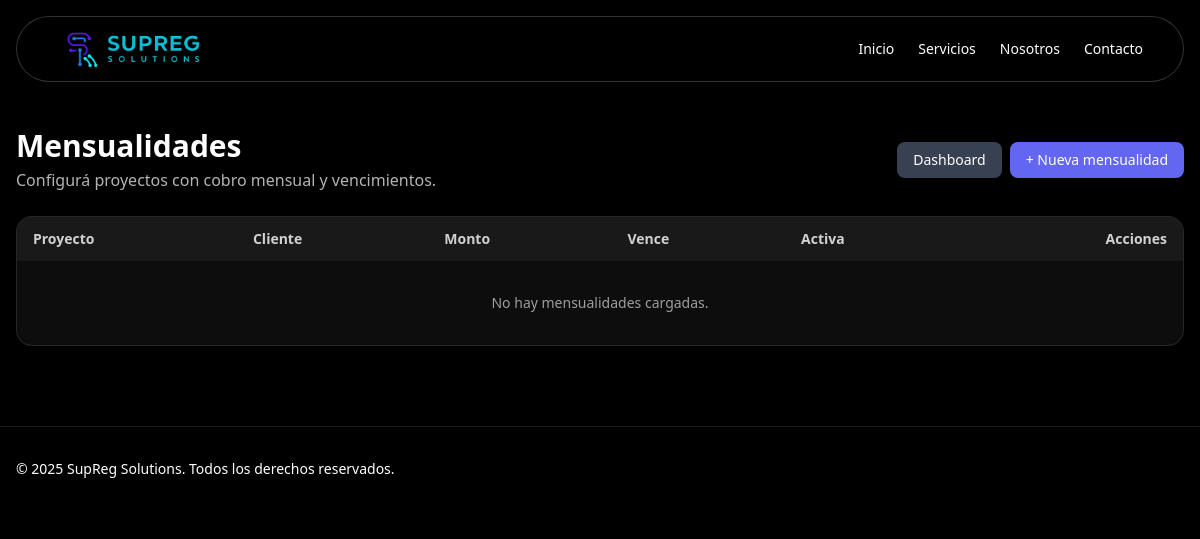
Page /dashboard/mensualidades/ (signed in) on the earlier database version.
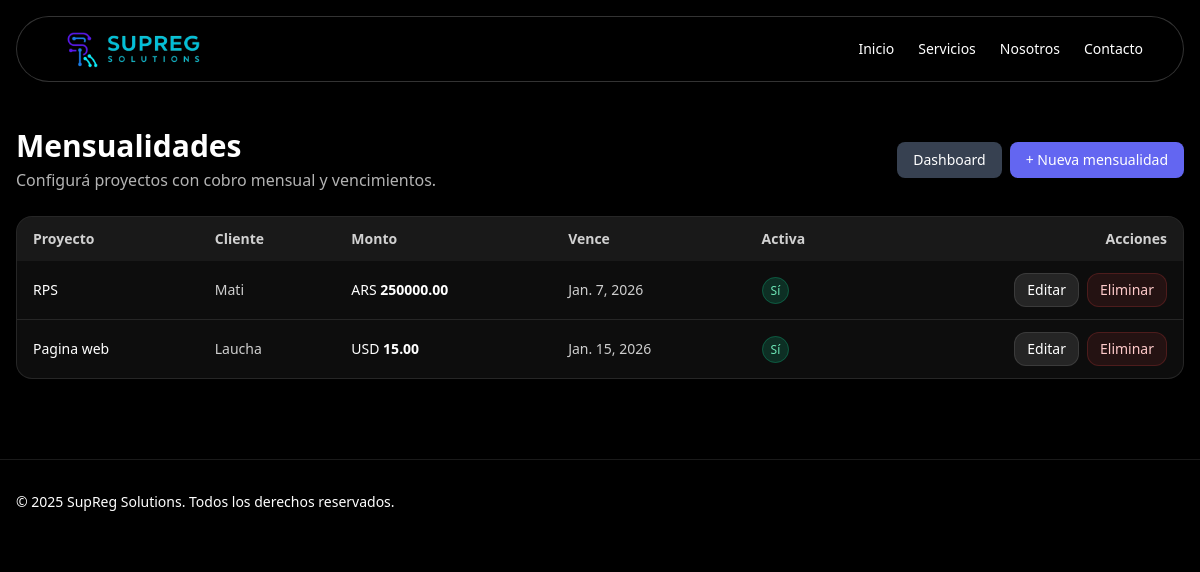
Same page on the later database version.
### webapp/models.py (models this page shows, shortened)
class ProyectoMensualidad(models.Model):
    proyecto = models.OneToOneField("Proyecto", on_delete=models.CASCADE, related_name="mensualidad")
    activa = models.BooleanField(default=True)
    monto = models.DecimalField(max_digits=12, decimal_places=2)
    moneda = models.CharField(max_length=3, choices=Proyecto.MONEDAS, default="ARS")
    dia_vencimiento = models.PositiveSmallIntegerField(default=1)
    dias_antes_recordatorio = models.PositiveSmallIntegerField(default=5)
    proximo_vencimiento = models.DateField(blank=True, null=True)
    ultimo_recordatorio_enviado = models.DateField(blank=True, null=True)
    ultimo_periodo_facturado = models.DateField(blank=True, null=True)  # guardamos "1er día del mes" del período

class Proyecto(models.Model):
    MONEDAS = [
        ('ARS', 'Pesos Argentinos'),
        ('USD', 'Dólares Americanos'),
    ]
    cliente = models.ForeignKey(Cliente, on_delete=models.CASCADE, related_name="proyectos")
    nombre = models.CharField(max_length=150)
    descripcion = models.TextField(blank=True, null=True)
    fecha_inicio = models.DateField()
    fecha_entrega = models.DateField(blank=True, null=True)
    estado = models.CharField(max_length=20, choices=[
        ('pendiente', 'Pendiente'),
        ('en_curso', 'En curso'),
        ('pausado', 'Pausado'),
        ('terminado', 'Terminado'),
        ('entregado', 'Entregado')
    ])
    moneda = models.CharField(max_length=3, choices=MONEDAS, default='ARS')  # NUEVO
    precio = models.DecimalField(max_digits=12, decimal_places=2)  # total presupuestado
    monto_cobrado = models.DecimalField(max_digits=12, decimal_places=2, default=0)  # total facturado
    observaciones = models.TextField(blank=True, null=True)

class Cliente(models.Model):
    nombre = models.CharField(max_length=100)
    email = models.EmailField(blank=True, null=True)
    telefono = models.CharField(max_length=30, blank=True, null=True)
    empresa = models.CharField(max_length=100, blank=True, null=True)
    estado = models.CharField(max_length=20, choices=[('activo', 'Activo'), ('potencial', 'Potencial'), ('inactivo', 'Inactivo')])
    notas = models.TextField(blank=True, null=True)

### webapp/views.py (the view)
# urls.py: path("dashboard/mensualidades/", mensualidades_list, name="mensualidades_list"),
@login_required
def mensualidades_list(request):
    mensualidades = ProyectoMensualidad.objects.select_related("proyecto", "proyecto__cliente").order_by("proximo_vencimiento")
    return render(request, "mensualidades_list.html", {"mensualidades": mensualidades})

### webapp/templates/mensualidades_list.html
{% extends "base.html" %}
{% block content %}
<section class="max-w-7xl mx-auto px-4 pt-32 fade-in">
  <div class="flex flex-col md:flex-row md:items-center md:justify-between gap-4 mb-6">
    <div>
      <h1 class="text-3xl font-bold">Mensualidades</h1>
      <p class="text-white/70 mt-1">Configurá proyectos con cobro mensual y vencimientos.</p>
    </div>
    <div class="flex gap-2">
      <a href="{% url 'dashboard' %}" class="bg-gray-700 hover:bg-gray-800 text-white px-4 py-2 rounded-lg text-sm shadow">Dashboard</a>
      <a href="{% url 'mensualidad_create' %}" class="bg-indigo-500 hover:bg-indigo-600 text-white px-4 py-2 rounded-lg text-sm shadow">
        + Nueva mensualidad
      </a>
    </div>
  </div>
  <div class="bg-white/5 border border-white/10 rounded-2xl overflow-hidden">
    <div class="overflow-x-auto">
      <table class="min-w-full text-sm">
        <thead class="bg-white/5 text-white/80">
          <tr>
            <th class="text-left px-4 py-3">Proyecto</th>
            <th class="text-left px-4 py-3">Cliente</th>
            <th class="text-left px-4 py-3">Monto</th>
            <th class="text-left px-4 py-3">Vence</th>
            <th class="text-left px-4 py-3">Activa</th>
            <th class="text-right px-4 py-3">Acciones</th>
          </tr>
        </thead>
        <tbody class="divide-y divide-white/10">
          {% for m in mensualidades %}
          <tr class="hover:bg-white/5 transition">
            <td class="px-4 py-3 font-medium">{{ m.proyecto.nombre }}</td>
            <td class="px-4 py-3 text-white/80">{{ m.proyecto.cliente.nombre }}</td>
            <td class="px-4 py-3">{{ m.moneda }} <span class="font-semibold">{{ m.monto }}</span></td>
            <td class="px-4 py-3 text-white/80">{{ m.proximo_vencimiento }}</td>
            <td class="px-4 py-3">
              {% if m.activa %}
                <span class="px-2 py-1 rounded-full text-xs bg-emerald-500/20 text-emerald-300 border border-emerald-500/30">Sí</span>
              {% else %}
                <span class="px-2 py-1 rounded-full text-xs bg-red-500/20 text-red-200 border border-red-500/30">No</span>
              {% endif %}
            </td>
            <td class="px-4 py-3">
              <div class="flex justify-end gap-2">
                <a href="{% url 'mensualidad_update' m.id %}"
                   class="px-3 py-1.5 rounded-xl bg-white/10 hover:bg-white/20 transition border border-white/10">
                  Editar
                </a>
                <a href="{% url 'mensualidad_delete' m.id %}"
                   class="px-3 py-1.5 rounded-xl bg-red-500/10 hover:bg-red-500/20 transition border border-red-500/20 text-red-200">
                  Eliminar
                </a>
              </div>
            </td>
          </tr>
          {% empty %}
          <tr>
            <td colspan="6" class="px-4 py-8 text-center text-white/60">No hay mensualidades cargadas.</td>
          </tr>
          {% endfor %}
        </tbody>
      </table>
    </div>
  </div>
</section>
{% endblock %}

Differences in the rows shown:
added ProyectoMensualidad: proyecto.nombre "RPS", proyecto.cliente.nombre "Mati", moneda "ARS", monto "250000.00", proximo_vencimiento "Jan. 7, 2026", activa "Sí"
added ProyectoMensualidad: proyecto.nombre "Pagina web", proyecto.cliente.nombre "Laucha", moneda "USD", monto "15.00", proximo_vencimiento "Jan. 15, 2026", activa "Sí"
Other differences:
text no longer shown: "No hay mensualidades cargadas."
